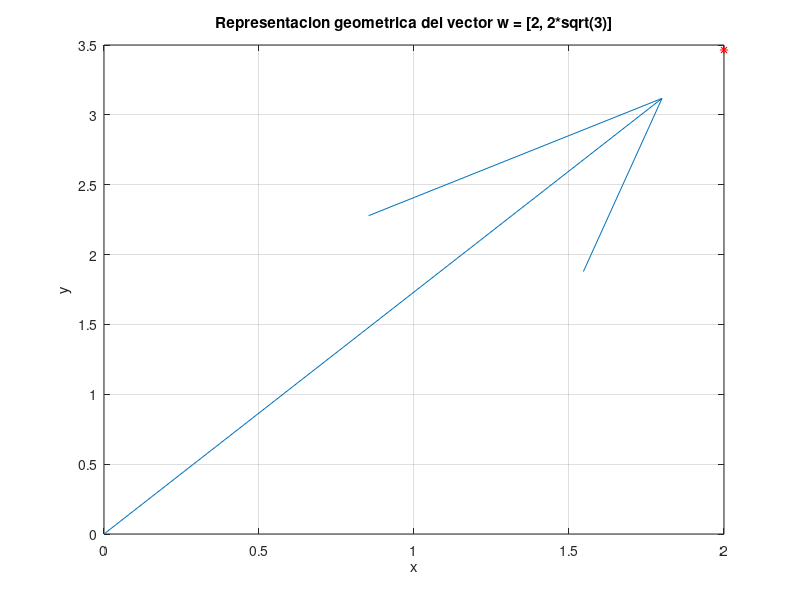

Reproduce this figure in MATLAB.
disp('Roy - 22411312')

% Declaramos el vector w
w=[2, 2*sqrt(3)]

% Hacemos uso de la funcion quiver
quiver(0,0,w(1),w(2))

% Agregamos un mallado a la grafica
grid on

% Hacemos uso del comando hold on
hold on

% Hacemos uso de la funcion plot
plot(w(1),w(2),'r*')

% Asignamos un titulo a nuestra grafica
title('Representacion geometrica del vector w = [2, 2*sqrt(3)]')

% Etiquetamos los ejes x, y
xlabel('x')
ylabel('y')
